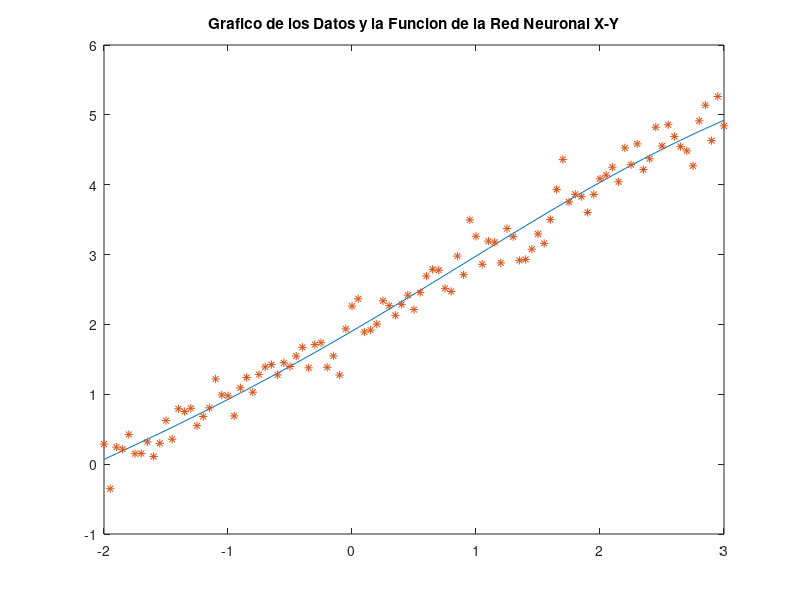
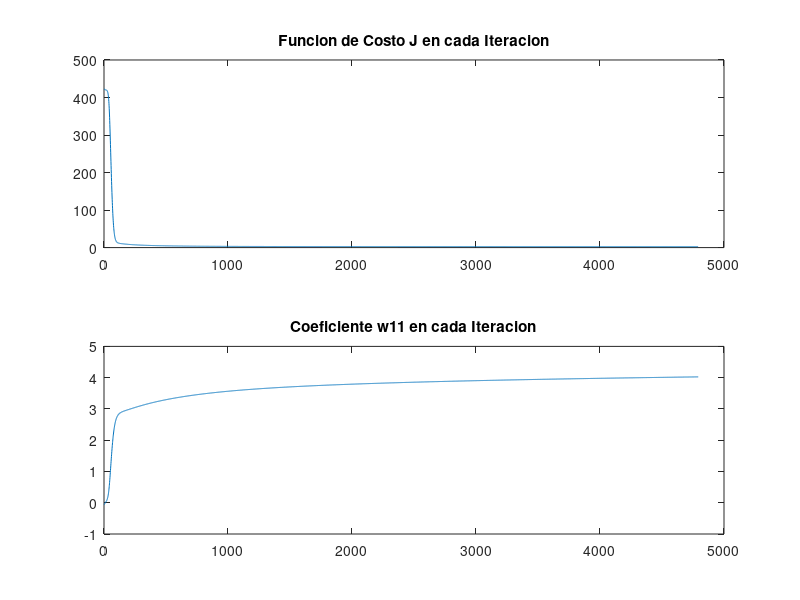

Here is the MATLAB script that generated these plots, in order:
% AjusteRecta_EntrenaBatch (original: NeuronLinealPatronBatch.m)
% =========================================================================
% MLP feedforward 1-2-1 (mas neurona bias opcional) entrenado a mano con
% retropropagacion de errores (sin toolbox) para aproximar la recta ruidosa
% yb = a*x + b + ruido. Tema didactico: entrenamiento BATCH, los gradientes
% se ACUMULAN sobre las N muestras y los pesos se actualizan UNA sola vez
% por epoca, con el promedio dJd*/N (contrastar con la version por patron:
% AjusteRecta_EntrenaPorPatron). El enunciado original tambien propone el
% ejercicio inverso: convertir este programa a entrenamiento por patron.
%
% Pipeline en cada epoca (iter):
%   1. Para cada patron k (SIN actualizar pesos):
%      a. PROPAGACION   m = v'*in ; n = sigmoide(m) ; out = w'*n
%      b. ACUMULACION   dJdw = dJdw + n*er' ; dJdv = dJdv + in*(dndm.*(w*er))'
%   2. ACTUALIZACION batch: w = w - eta*dJdw/N ; v = v - eta*dJdv/N
%   3. Costo JJ = 0.5*sum(error.^2) (se imprime; OJO aqui SIN dividir
%      entre N) y criterio de parada dJpor = sqrt(|JJ-Jold|/JJ)*100.
%
% Activacion usada: sigmoidea tipo 2 (bipolar), n = 2./(1+exp(-m)) - 1 con
% derivada dndm = (1 - n.^2)/2. Quedan comentadas la sigmoidea tipo 1 y la
% gaussiana, y tambien la forma "por patron" de los gradientes y de la
% actualizacion de pesos (los experimentos del enunciado original).
%
% El enunciado original pide probar:
%   (a) cantidad de neuronas en la capa intermedia nm
%   (b) valor inicial de los pesos v y w
%   (c) tipo de funcion de activacion (y su derivada)
%   (d) neurona bias
%
% Rarezas conservadas por fidelidad con el original (NO corregir):
% - JJ se calcula SIN promediar entre N (a diferencia de la version por
%   patron); la actualizacion de pesos si divide entre N.
% - La variable "error" sombrea al builtin error(); se conserva el nombre.
% - Si el criterio de parada se cumple en la epoca iter, el break ocurre
%   ANTES de asignar J(iter,1): J queda con iter-1 filas mientras que w11
%   tiene iter filas. Por eso NINGUN array historico se preasigna
%   (y, error, J, w11 crecen dinamicamente, igual que en el original).
% - Aqui la neurona bias entra con valor 1 (en la version por patron, 0.5).
% - Multiplicador redundante en 1*0.2: se conserva tal cual.
% - JJ sin punto y coma: imprime el costo en cada epoca, como el original.

clear;
clc;
close all;

%% Datos de entrenamiento: recta ruidosa
a = 1;                               % pendiente de la recta
b = 2;                               % intercepto

x = -2:0.05:3;
x = x';
N = length(x);
yb = a*x + b + 1*0.2*randn(N,1);     % salida deseada = recta + ruido gaussiano

%% Arquitectura de la red y parametros de entrenamiento
ne = 1;     % Numero de entradas
nm = 2;     % Numero de neuronas intermedias

bias = 1;   % SI = 1 : Se agrega neurona bias
if(bias == 1)
    ne = ne +1;
    x = [ x ones(N,1) ];             % la entrada bias vale 1 en este script
end
v = 0.15*randn(ne,nm);     % Valor inicial de coeficientes v (matricial)
w = 0.15*randn(nm,1);      % Valor inicial de coeficientes w (matricial)

Jold = 1e15;               % valor inicial de J se hace grande
errorporc = 0.25;          % Maximo error porcentual (criterio de parada)

eta = 0.05;                % Tasa de aprendizaje

%% Entrenamiento batch
for iter = 1:5000
    w11(iter,1) = w(1,1);            % historia de un peso de salida
    dJdv = 0;                        % acumuladores de gradiente de la epoca
    dJdw = 0;
    for k = 1:N
        in = (x(k,:))';              % patron k como columna
        m = v'*in;                   % entrada neta de la capa oculta
        %  n = 1.0./(1+exp(-m));         % Sigmoidea 1
        n = 2.0./(1+exp(-m)) - 1;        % Sigmoidea 2
        % n = exp(-m.^2);                % Gaussiana
        out = w'*n;                  % salida lineal de la red
        y(k,1) = out;
        er = out - yb(k,1);          % error del patron k
        error(k,1) = er;             % ("error" sombrea al builtin; se conserva)
        %  dndm = n.*(1-n);              % Sigmoidea 1
        dndm = (1 - n.*n)/2;             % Sigmoidea 2
        % dndm = -2.0*(n.*m);            % Gaussiana
        %  dJdw = 1*dJdw + er.*n;              % (forma escalar comentada
        %  dJdv = 1*dJdv + er.*in*(w.*dndm)';  %  del original)

        dJdw = dJdw + n*er';                 % acumula gradiente respecto a w
        dJdv  = dJdv + in * (dndm.*(w*er))'; % acumula gradiente respecto a v

        % w = w - eta*dJdw;          % (actualizacion por patron, comentada)
        % v = v - eta*dJdv;
    end
    w = w - eta*dJdw/N;              % actualizacion BATCH: una vez por epoca,
    v = v - eta*dJdv/N;              % con el gradiente promedio
    JJ = 0.5*sum(error.*error)       % costo total (sin /N); sin ; -> se imprime
    dJ = abs(JJ - Jold);
    dJpor = sqrt(dJ/JJ)*100;         % variacion porcentual (criterio peculiar)
    if(dJpor < errorporc)    % Porcentual
        break;                       % OJO: sale ANTES de asignar J(iter,1)
    end
    J(iter,1) = JJ;
    Jold = JJ;
end

%% Graficas de resultados
figure(1);
plot(x(:,1),y,x(:,1),yb,'*');
title('Grafico de los Datos y la Funcion de la Red Neuronal X-Y');
figure(2);
subplot(2,1,1);  plot(J);    title('Funcion de Costo J en cada Iteracion');
subplot(2,1,2);  plot(w11);  title('Coeficiente w11 en cada Iteracion');
